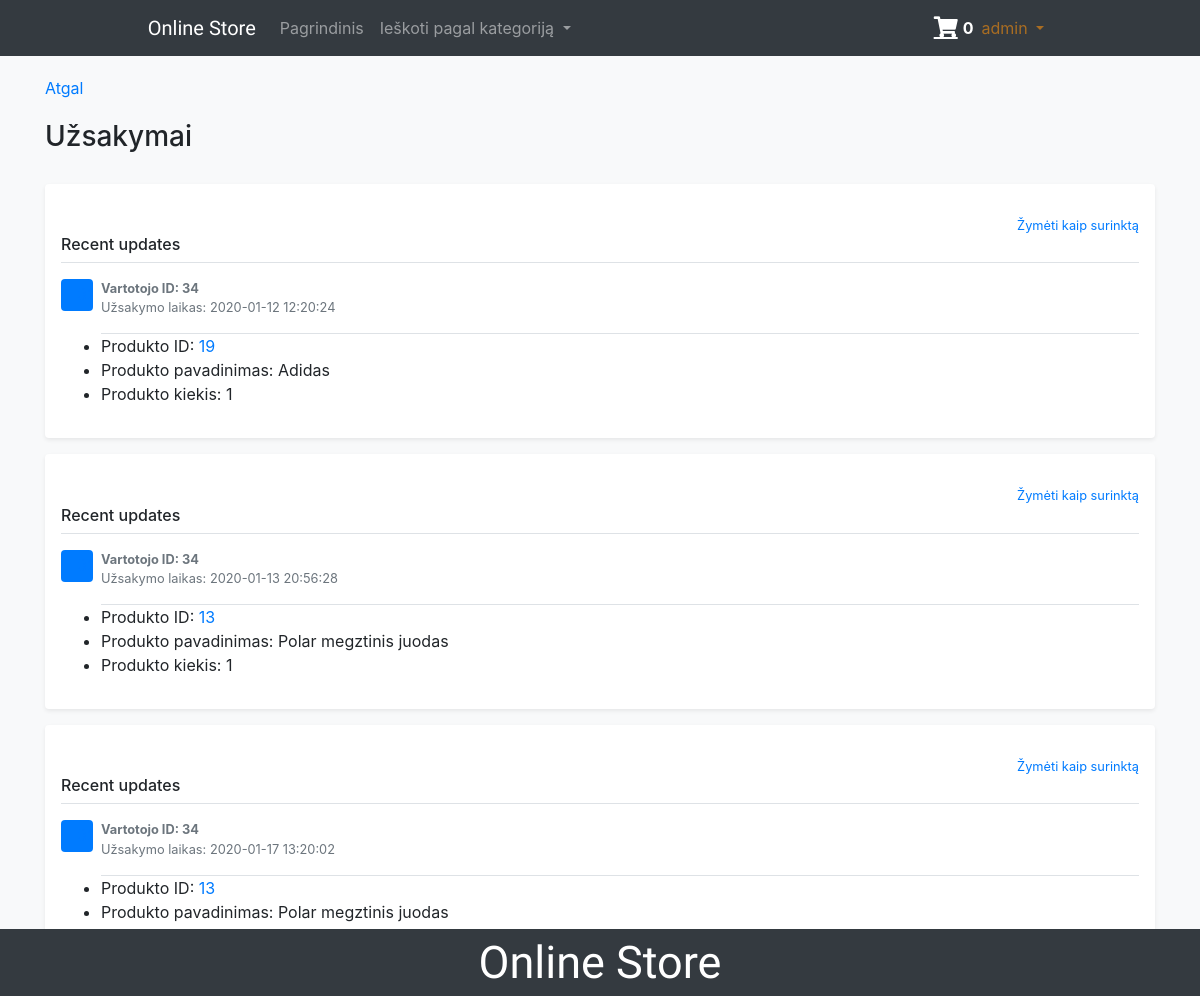
The page /views/orderlist.php (signed in) on the database its author committed.
### tables this page shows
CREATE TABLE `orders` (
  `id` int(11) NOT NULL,
  `user_id` int(11) NOT NULL,
  `product_id` int(11) NOT NULL,
  `product_name` varchar(255) NOT NULL,
  `product_price` float NOT NULL,
  `product_quantity` int(11) NOT NULL,
  `total_price` float NOT NULL,
  `order_created_at` timestamp NOT NULL DEFAULT CURRENT_TIMESTAMP ON UPDATE CURRENT_TIMESTAMP
);

### classes/database.class.php (called while the page is built, shortened)
<?php
class Database {
    public function connect() {
        $this->dbhost = "localhost";
        $this->dbuser = "root";
        $this->dbpass = "";
        $this->dbname = "onlineshoppdo";
        $this->charset = "UTF8";
        try{
        $dsn = "mysql:host=" . $this->dbhost . ";dbname=" . $this->dbname . ";charset=" . $this->charset;
        $pdo = new PDO($dsn, $this->dbuser, $this->dbpass);
        $pdo->setAttribute(PDO::ATTR_ERRMODE, PDO::ERRMODE_EXCEPTION);
        return $pdo;
        } catch (PDOException $e) {
                echo "Connect failed:" . $e->getMessage();
        }
    }
}

### classes/orders.class.php (called while the page is built, shortened)
<?php
    class Orders extends Database {
        public function getOrders($query) {
        try {
            $stmt = $this->connect()->prepare($query);
            $stmt->execute();
                while($row = $stmt->fetch()) {
                $data[] = new Getorders($row);
            }   if(!empty($data)) {
                return $data;
            }   else {
                return false;
            }
        } catch(PDOException $e) {
            return $e->getMessage();
        }
    }
}
?>

### classes/products.class.php (called while the page is built, shortened)
<?php
class Products extends Database {
    public  function getCategory($sql) {
        try {
            $stmt = $this->connect()->prepare($sql);
            $stmt->execute();
            while($row = $stmt->fetch()) {
                $data[] = new Getcategories($row);
            } if(!empty($data)) {
                return $data;
            } else {
                return false;
            }
        } catch (PDOException $e) {
            return $e->getMessage();
        }
    }
}

### classes/getorders.class.php (called while the page is built, shortened)
<?php
class Getorders {
    private $id,
            $user_id,
            $product_id,
            $product_name,
            $product_quantity,
            $total_price,
            $order_created_at;
    public function __construct($rows) {
        $this->id = $rows['id'];
        $this->user_id = $rows['user_id'];
        $this->product_id = $rows['product_id'];
        $this->product_name = $rows['product_name'];
        $this->product_quantity = $rows['product_quantity'];
        $this->order_created_at = $rows['order_created_at'];
    }
    public function getId() {
        return $this->id;
    }
    public function getUserId() {
        return $this->user_id;
    }
    public function getProductId() {
        return $this->product_id;
    }
    public function getProductName() {
        return $this->product_name;
    }
    public function getProductQuantity() {
        return $this->product_quantity;
    }
    public function getOrderDate() {
        return $this->order_created_at;
    }
}

### views/orderlist.php (the view, shortened to what this page needs)
<?php
include "../inc/navigation.inc.php";
require_once("../classes/database.class.php");
require_once("../classes/orders.class.php");
require_once("../classes/getorders.class.php");
$orders = new Orders();
$getAll = $orders->getOrders("SELECT * FROM orders ORDER BY order_created_at ASC");
?>
<!DOCTYPE html>
<html lang="en">
<head>
</head>
<body class="bg-light">
<div class="container">
<div style="margin-top: 20px; margin-bottom: 20px">
    <a href="admin.view.php">Atgal</a>
    </div>
    <h3 style="margin-bottom: 30px">Užsakymai</h3>
    <?php if($getAll) { ?>
        <?php foreach($getAll as $order) { ?>
<div class="my-3 p-3 bg-white rounded shadow-sm">
<small class="d-block text-right mt-3">
      <a href="orderlist.php?order_id=<?php echo $order->getId(); ?>">Žymėti kaip surinktą</a>
    </small>
    <h6 class="border-bottom border-gray pb-2 mb-0">Recent updates</h6>
    <div class="media text-muted pt-3">
      <svg class="bd-placeholder-img mr-2 rounded" width="32" height="32" xmlns="http://www.w3.org/2000/svg" preserveAspectRatio="xMidYMid slice" focusable="false" role="img" aria-label="Placeholder: 32x32"><title>Placeholder</title><rect width="100%" height="100%" fill="#007bff"/><text x="50%" y="50%" fill="#007bff" dy=".3em">32x32</text></svg>
      <p class="media-body pb-3 mb-0 small lh-125 border-bottom border-gray">
        <strong class="d-block text-gray-dark">Vartotojo ID: <?php echo $order->getUserId(); ?></strong>
        Užsakymo laikas: <?php echo $order->getOrderDate(); ?>
      </p>
    </div>
        <ul class="text-gray-dark">
            <li>Produkto ID: <a href="product.view.php?product_id=<?php echo $order->getProductId(); ?>"><?php echo $order->getProductId(); ?></li></a>
            <li>Produkto pavadinimas: <?php echo $order->getProductName(); ?></li>
            <li>Produkto kiekis: <?php echo $order->getProductQuantity(); ?></li>
        </ul>
  </div>
        <?php } ?>
    <?php } else {?>
        <div class="alert alert-success" role="alert" style="margin-top: 50px; text-align: center;">
        <?php echo "<p>Šiuo metu užsakymų nėra</p>"; ?>
        </div>
    <?php } ?>
</div>
</body>
</html>

### rows shown on the page
orders: user "34", order_created_at "2020-01-12 12:20:24", product "19", product_name "Adidas", product_quantity "1"
orders: user "34", order_created_at "2020-01-13 20:56:28", product "13", product_name "Polar megztinis juodas", product_quantity "1"
orders: user "34", order_created_at "2020-01-17 13:20:02", product "13", product_name "Polar megztinis juodas"

### other values the page prints
$_SESSION['username'] "admin"
